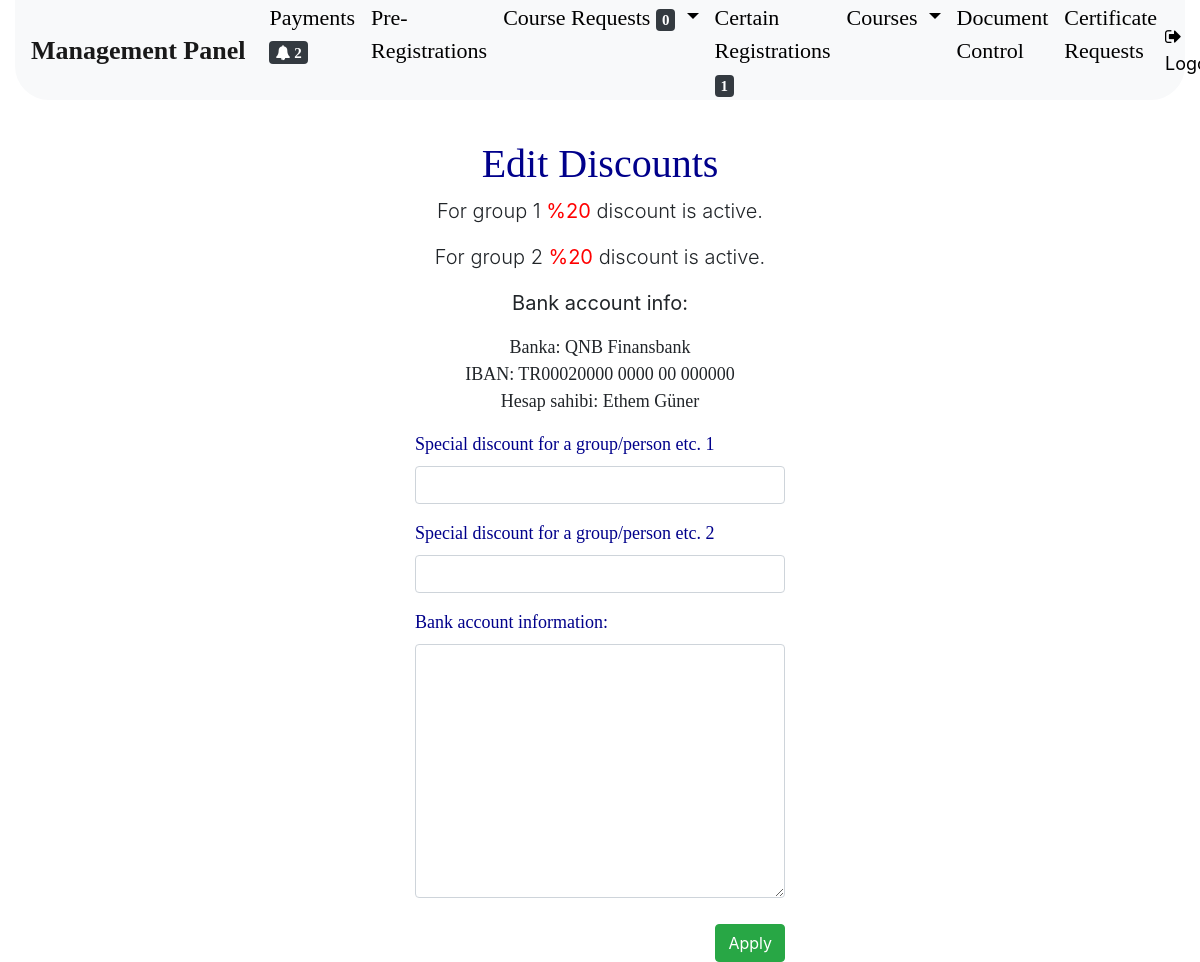
Screenshot of /course/course-discount/ (signed in) with the database file from the repository.
### courses/models.py (models this page shows, shortened)
class CourseDiscount(models.Model):
    discount_1 = models.IntegerField(null=True, blank=False,
                                     verbose_name="Special discount for a group/person etc. 1")
    discount_2  = models.IntegerField(null=True, blank=False,
                                     verbose_name="Special discount for a group/person etc. 2")
    bank_info = models.TextField(max_length=500, null=True, blank=True, verbose_name="Bank account information:")
    class  Meta:
        verbose_name_plural = "Discount"

### courses/views.py (the view, shortened to what this page needs)
# urls.py: path('course-discount/', course_discounts, name="course-discount"),
def course_discounts(request):
    if not request.user.is_staff:
        return HttpResponseRedirect(reverse('user-panel'))
    if request.user.is_staff:
        form = CourseDiscountForm(data=request.POST or None)
        discount = CourseDiscount.objects.get(id=2)
    else:
        return HttpResponseRedirect(reverse('user-panel'))
    return render(request, 'course/discount-edit.html', context={'form':form, 'discount':discount})

### courses/forms.py (shortened to what this page needs)
class CourseDiscountForm(forms.ModelForm):
    class Meta:
        model = CourseDiscount
        fields = ['discount_1', 'discount_2', 'bank_info']
    def __init__(self, *args, **kwargs):
        super(CourseDiscountForm, self).__init__(*args, **kwargs)
        for field in self.fields:
            self.fields[field].widget.attrs = {'class': 'form-control'}
            self.fields['bank_info'].widget.attrs['rows'] = 10

### Payments/templatetags/payment_notifications.py (called while the page is built)
@register.filter
def get_notifications(i):
    notifications = Payment.objects.all().count()
    return notifications

### course_requests/templatetags/request_notifications.py (called while the page is built)
@register.filter
def request_notifications(i):
    taken_ones = CourseTaken.objects.all().count()
    given_ones = CourseGiven.objects.all().count()
    notification = taken_ones + given_ones
    return notification

### finalreg/templatetags/finalregs.py (called while the page is built)
@register.filter
def finalregs_notifications(i):
    finalregs = FinalRegistration.objects.all().count()
    return finalregs

### kurskayit/templates/course/discount-edit.html (shortened to what this page needs)
{% extends 'base.html' %}
{% block BODY %}
    <div class="container-fluid">
        {% include 'admin/admin-navbar.html' %}
        <div class="row">
            <div class="col-lg-6 offset-3">
                <h1 class="text-center course-prereg-header" style="margin-top: 40px; color: darkblue">
                    Edit Discounts
                </h1>
                <p class="lead text-center">
                    For group 1 <b style="color: red">%{{ discount.discount_1 }}</b> discount is active.
                </p>
                <p class="lead text-center">
                    For group 2 <b style="color: red">%{{ discount.discount_2 }}</b> discount is active.
                </p>
                <p class="lead text-center"><b>Bank account info:</b></p>
                <p class="text-center" style="font-family: 'Calibri Light'; font-size: 18px;">{{ discount.bank_info|linebreaksbr}}</p>
                <form method="post" action="{% url 'course-discount' %}">
                    {% for field in form %}
                        <div class="form-group">
                            <div class="row">
                                <div class="col-sm-8 col-md-8 col-lg-8 offset-2">
                                    <label class="control-label" style="color: #0f0f0f"
                                           for="{{ field.id_for_label }}">
                                        <span style="font-family: 'Calibri Light'; color: darkblue; font-size: 18px;">{{ field.label }}</span>
                                    </label>
                                    {{ field }}
                                </div>
                            </div>
                        </div>
                    {% endfor %}
                    <div class="row">
                        <div class="col-sm-8 col-md-8 col-lg-8 offset-2">
                            <input type="submit" class="btn btn-success float-lg-right" value="Apply"
                                   style="margin-top: 10px">
                        </div>
                    </div>
                </form>
            </div>
        </div>
    </div>
{% endblock %}

### kurskayit/static/base.css (style rules this page uses)
body, html { height: 100%; width: 100%; margin: 0; font-size: 100%; }
.course-prereg-header { color: black; font-family: Bahnschrift, serif; }

### rows the page displays
CourseDiscount: discount_1 "20", discount_2 "20", bank_info "Banka: QNB Finansbank IBAN: TR00020000 0000 00 000000 Hesap sahibi: Ethem Güner"

### other values shown
{{ payment_notifications|get_notifications }} "2"
{{ finalregs|finalregs_notifications }} "1"
{{ field.label }} "Special discount for a group/person etc. 1" "Special discount for a group/person etc. 2" "Bank account information:"
